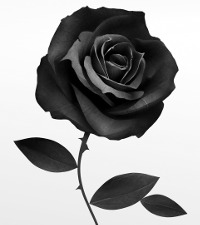
//> input picture _site/tutorial/pdi/solucoes/flor.jpg, 200 x 225 px
$ ./canny-fig flor.jpg   (built with g++ and OpenCV 4)
//> lines starting //> are read from the running program, lines starting //| are printed output that depends on the picture; after the words box and inside, x2 and y2 are one past the last pixel; in counts of white or black regions, pixels touching at a corner belong together
#include <iostream>
#include <opencv2/opencv.hpp>
#include <fstream>
#include <iomanip>
#include <vector>
#include <algorithm>
#include <numeric>

using namespace std;
using namespace cv;


int main(int argc, char** argv){
  vector<int> yrange;
  vector<int> xrange;

  Mat image, frame, frame32f, frameok;

  int MAXITER=5;
  int depth, radius;
  int width, height;

  ofstream fout;


  image= imread(argv[1],CV_LOAD_IMAGE_GRAYSCALE);
//> image is the input picture: 225 rows x 200 cols, CV_8UC1; min 0, max 255, mean 162.7

  if(!image.data){
	cout << "nao abriu" << argv[1] << endl;
    cout << argv[0] << " imagem.jpg";
  }

  width=image.size().width;
//> width = 200
  height=image.size().height;
//> height = 225

  xrange.resize(height);
//> xrange = 225 values from 0 to 0
  yrange.resize(width);
//> yrange = 200 values from 0 to 0

  iota(xrange.begin(), xrange.end(), 0);
//> xrange = 225 values from 0 to 224
  iota(yrange.begin(), yrange.end(), 0);
//> yrange = 200 values from 0 to 199

  image.copyTo(frameok);

  fout.open("saida.fig");
  fout << "#FIG 3.2  Produced by xfig version 3.2.5c" << endl;
  fout << "Landscape" << endl;
  fout << "Center" << endl;
  fout << "Metric" << endl;
  fout << "A4" << endl;
  fout << "100.00" << endl;
  fout << "Single" << endl;
  fout << "-2" << endl;
  fout << "1200 2" << endl;
  for(int i=0; i<256; i++){
    fout << std::dec;
    fout << "0 " << i+32 << " #";
    fout << std::hex;
    fout << setw(2) << setfill('0') << i;
    fout << setw(2) << setfill('0') << i;
    fout << setw(2) << setfill('0') << i;
    fout << endl;
  }
  fout << std::dec;

  for(int k=MAXITER; k>=0; k--){
    Canny(frameok, frame32f, (MAXITER-k+1)*10, (MAXITER-k+1)*30);
    normalize(frame32f, frame32f, 0.0, 1.0, NORM_MINMAX);
    frame32f.convertTo(frame,CV_8U);
    depth = k+50;
    radius = (k+1)*100;
    random_shuffle(xrange.begin(), xrange.end());
    for(auto i : xrange){
      random_shuffle(yrange.begin(), yrange.end());
      for(auto j : yrange){
        if(frame.at<uchar>(i,j) > 0 && rand()%MAXITER >= k){
          fout << "1 3 0 0 0 ";
          fout << image.at<uchar>(i,j)+32 << " ";
          fout << depth;
          fout << " -1 20 0.000 1 0.0000 ";
          fout << j*100 << " " << i*100 << " ";
          fout << radius << " " << radius;
          fout << " " << j*100 << " " << j*100 << " ";
          fout << j*100+radius << " " << j*100 << endl;
        }
      }
    }
  }
//> this loop made 6 passes
//> pass 1, `Canny(frameok, frame32f, (MAXITER-k+1)*10, (MAXITER-k+1)*30);`:
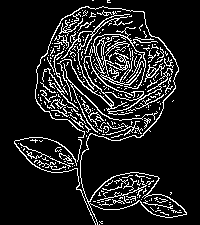
//> frame32f: 225 rows x 200 cols, CV_8UC1; 12.7% white in thin lines or dots, all inside (x1, y1, x2, y2) = (14, 0, 187, 225)
//> pass 1, `normalize(frame32f, frame32f, 0.0, 1.0, NORM_MINMAX);`:
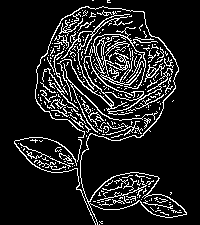
//> frame32f: 225 rows x 200 cols, CV_8UC1; values 0 (black) and 1 (white), 12.7% white in thin lines or dots, all inside (x1, y1, x2, y2) = (14, 0, 187, 225)
//> pass 2, `Canny(frameok, frame32f, (MAXITER-k+1)*10, (MAXITER-k+1)*30);`:
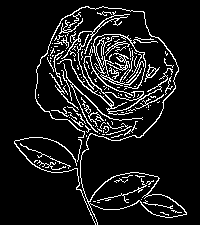
//> frame32f: 225 rows x 200 cols, CV_8UC1; 10.1% white in thin lines or dots, all inside (x1, y1, x2, y2) = (14, 6, 187, 225)
//> pass 2, `normalize(frame32f, frame32f, 0.0, 1.0, NORM_MINMAX);`:
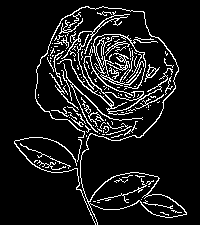
//> frame32f: 225 rows x 200 cols, CV_8UC1; values 0 (black) and 1 (white), 10.1% white in thin lines or dots, all inside (x1, y1, x2, y2) = (14, 6, 187, 225)
//> after the loop:
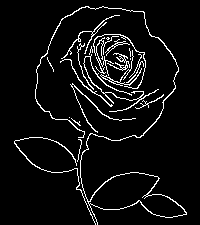
//> frame32f: 225 rows x 200 cols, CV_8UC1; values 0 (black) and 1 (white), 6.1% white in thin lines or dots, all inside (x1, y1, x2, y2) = (14, 6, 187, 225)
  fout.close();
  return 0;
}
